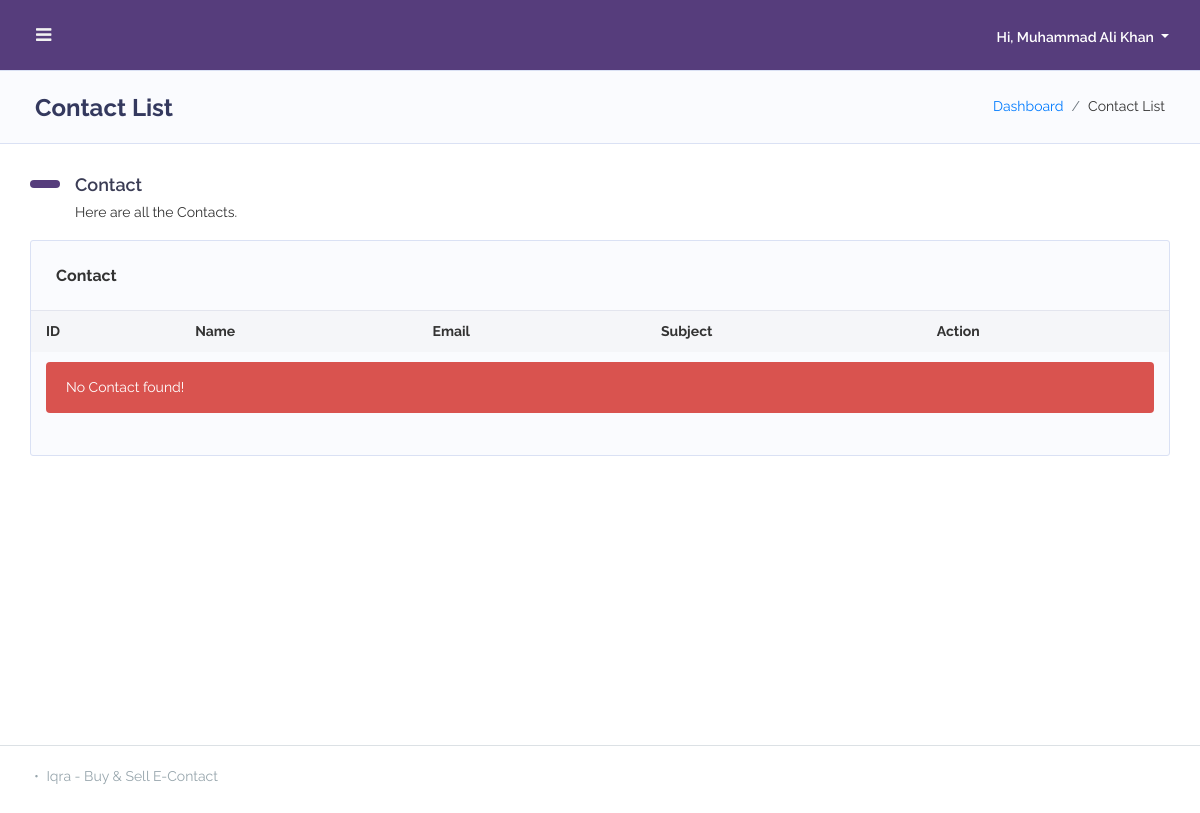
Before: /list-contact.php (signed in) with the older database file.
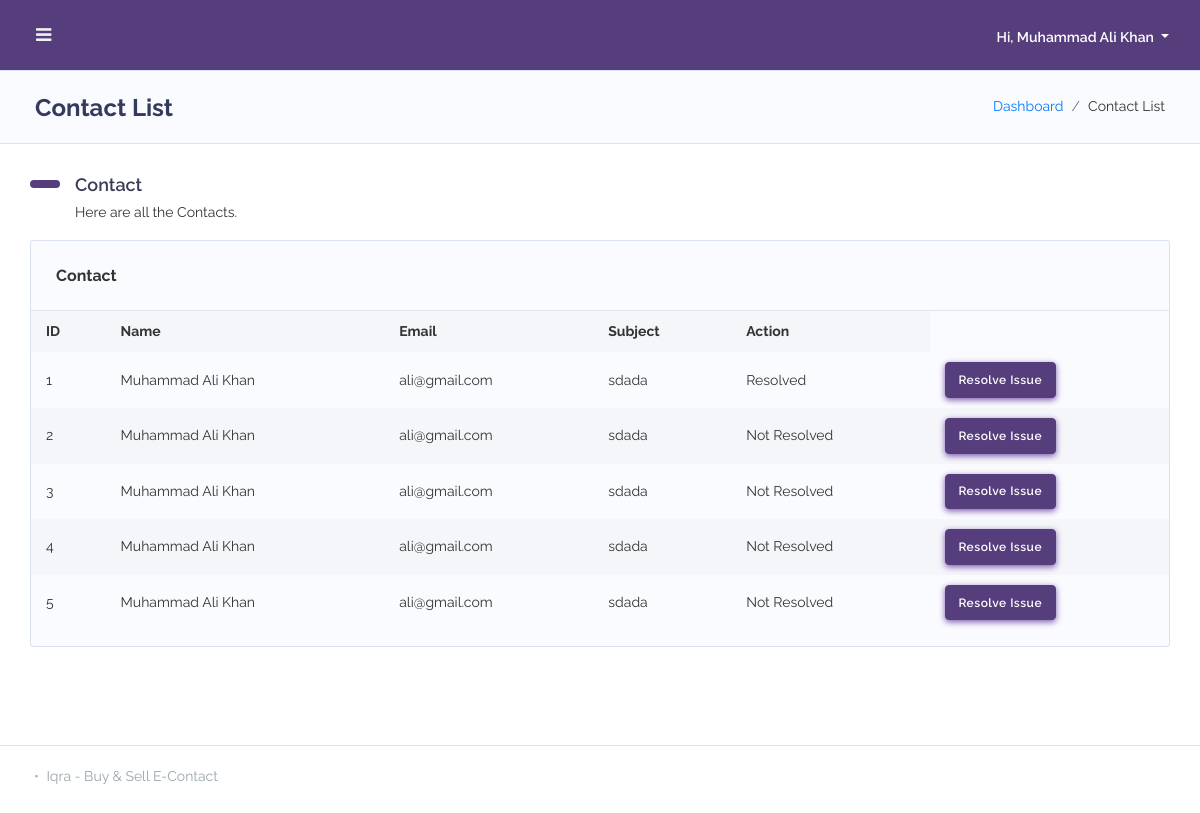
After: the same page with the newer database file.
### tables this page shows
CREATE TABLE `contact` (
  `id` int(11) NOT NULL,
  `user_id` int(11) NOT NULL,
  `subject` varchar(256) NOT NULL,
  `email` varchar(1024) NOT NULL,
  `message` varchar(4096) NOT NULL,
  `resolved` int(1) NOT NULL
);

CREATE TABLE `user` (
  `id` int(11) NOT NULL,
  `name` varchar(255) NOT NULL,
  `password` varchar(255) NOT NULL,
  `email` varchar(255) NOT NULL,
  `dob` varchar(50) NOT NULL,
  `image` varchar(512) NOT NULL,
  `creditcard` varchar(16) NOT NULL,
  `gender` varchar(16) NOT NULL,
  `address` varchar(1024) NOT NULL,
  `contactnumber` varchar(50) NOT NULL,
  `isadmin` int(11) NOT NULL,
  `isseller` int(11) NOT NULL,
  `createdon` varchar(50) NOT NULL
);

### admin-header.php (called while the page is built, shortened)
<?php
$db = new database();
$id = $_SESSION["user_id"];
$user = $db->get_entity('user', $id);
?>

### inc/database.inc.php (called while the page is built, shortened)
<?php
    include("./inc/utility.inc.php");
    class database
    {
        private $host = "localhost";
        private $user = "root";
        private $pswd = "";
        private $db = "ebookdb";
        private $link = null;
        function __construct()
        {
            $this->link = mysqli_connect($this->host, $this->user, $this->pswd, $this->db);
        }
        function query($q){
            $res = mysqli_query($this->link, $q);
            if ($res) {
                $out = "Query Executed Sucessfully ✅ query: $q";
            } else {
                $out = "Query Error ❌: " . mysqli_errno($this->get_link()) . " on query: $q";
                echo Utility::console_error($out);
            }
            return $res;
        }
        public function get_entity($table_name, $id){
            $q = "SELECT * FROM `$table_name` WHERE ID = " . $id;
            $res = $this->query($q);
            return $res->fetch_assoc();
        }
        public function get_entities($table_name){
            $q = "SELECT * FROM `$table_name`";
            $res = $this->query($q);
            return $res;
        }
    }
?>

### inc/utility.inc.php (called while the page is built, shortened)
<?php
class Utility
{
    static function log($msg)
    {
        $time = date('m/d/y h:iA', time());
        $page = basename($_SERVER['PHP_SELF']);
        $user = isset($_SESSION["user_id"]) ? $_SESSION["user_id"] : "guest";
        $contents = file_get_contents('log.txt');
        $contents .=  "User: $user\t$time\t$page\t$msg\r";
    }
}

### list-contact.php (the view, shortened to what the changed rows need)
<?php
include './inc/database.inc.php';
?>
<!DOCTYPE html>
<html lang="en">
<head>
    <?php include "./admin-head.php"; ?>
</head>
<body class="layout-4">
    <div id="app">
        <div class="main-wrapper main-wrapper-1">
            <?php include "./admin-header.php"; ?>
            <div class="main-content">
                <section class="section">
                    <div class="section-header">
                        <h1>Contact List</h1>
                    </div>
                    <div class="section-body">
                        <h2 class="section-title">Contact</h2>
                        <div class="row">
                            <div class="col-12 col-md-12 col-lg-12">
                                <div class="card">
                                    <div class="card-body p-0">
                                        <div class="table-responsive">
                                            <table class="table table-striped table-md v_center">
                                                <tr>
                                                    <th>ID</th>
                                                    <th>Name</th>
                                                    <th>Email</th>
                                                    <th>Subject</th>
                                                    <th>Action</th>
                                                </tr>
                                                <?php
                                                $res = $db->get_entities('contact');
                                                while ($row = mysqli_fetch_array($res)) {
                                                ?>
                                                    <tr>
                                                        <td><?= $row["id"] ?></td>
                                                        <td>
                                                            <?php
                                                                $user = $db->get_entity('user', $row["user_id"]);
                                                                echo $user["name"];
                                                            ?></td>
                                                        <td><?= $row["email"] ?></td>
                                                        <td><?= $row["subject"] ?></td>
                                                        <td><?= $row["resolved"] == 1 ? "Resolved" : "Not Resolved" ?></td>
                                                        <td><a href="./details-contact.php?id=<?= $row["id"]; ?>" class="btn btn-primary">Resolve Issue</a></td>
                                                    </tr>
                                                <?php }
                                                if ($res->num_rows == 0) {
                                                    echo "<tr><td colspan='7'><div class='alert alert-danger'>No Contact found!</div></td></tr>";
                                                } ?>
                                            </table>
                                        </div>
                                    </div>
                                </div>
                            </div>
                        </div>
                    </div>
                </section>
            </div>
        </div>
    </div>
</body>
</html>

Changed rows visible on the page:
added contact: id "1", user.name "Muhammad Ali Khan", email "ali@gmail.com", subject "sdada", resolved "Resolved"
added contact: id "2", user.name "Muhammad Ali Khan", email "ali@gmail.com", subject "sdada", resolved "Not Resolved"
added contact: id "3", user.name "Muhammad Ali Khan", email "ali@gmail.com", subject "sdada", resolved "Not Resolved"
added contact: id "4", user.name "Muhammad Ali Khan", email "ali@gmail.com", subject "sdada", resolved "Not Resolved"
added contact: id "5", user.name "Muhammad Ali Khan", email "ali@gmail.com", subject "sdada", resolved "Not Resolved"
Other visible differences:
text no longer shown: "No Contact found!"
